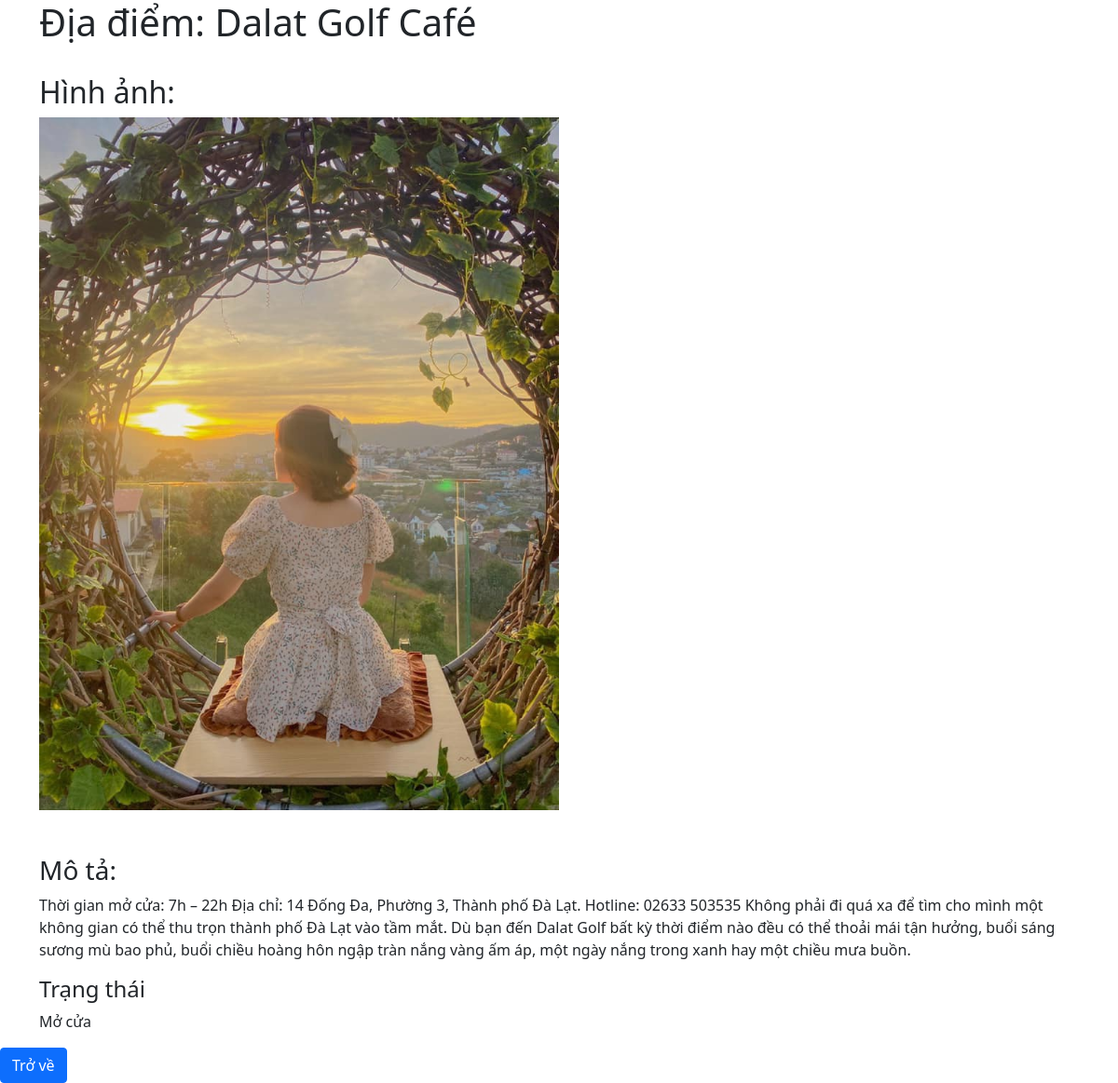
The app's page /detail/8 with its own data.
### myapp/models.py (models this page shows, shortened)
class Post(models.Model):
    title = models.CharField(max_length=500)
    body = models.TextField()
    date = models.DateTimeField(auto_now_add=True)
    image = models.ImageField()
    categories = models.ForeignKey(Categories, null=False, verbose_name=_('Category'),
                                   on_delete=models.CASCADE)

class Categories(models.Model):
    name = models.CharField(max_length=500)
    def __str__(self):
        s = str(self.name)
        return s

### myapp/views.py (the view)
# urls.py: path('detail/<int:pk>', HomeDetailView.as_view(), name="detail"),
class HomeDetailView(DetailView):
    model = Post
    template_name = 'pages/detail.html'

### myapp/templates/pages/detail.html
{% extends "pages/page01.html" %}
{% block content %}
<div class="container">
<h1>Địa điểm: {{object.title}}</h1><br>
<h2>Hình ảnh:</h2>
<img src="{{object.image.url}} " width="50%"><br><br><br>
<h3>Mô tả:</h3>
    <p>{{object.body}}</p>
<h4>Trạng thái</h4>
<p>{{object.categories}}</p>
</div>
<a href="http://127.0.0.1:8000/" class="btn btn-primary">Trở về</a>
{% endblock %}

### records on screen
Post: image (picture), body "Thời gian mở cửa: 7h – 22h Địa chỉ: 14 Đống Đa, Phường 3, Thành phố Đà Lạt. Hotline: 02633 503535 Không phải đi quá xa để tìm cho mình một không gian có thể thu trọn thành phố Đà Lạt vào tầm mắt. Dù bạn đến Dalat Golf bất kỳ thời điểm nào đều có thể thoải mái tận hưởng, buổi sáng sương mù bao phủ, buổi chiều hoàng hôn ngập tràn nắng vàng ấm áp, một ngày nắng trong xanh hay một chiều mưa buồn.", categories "Mở cửa"
